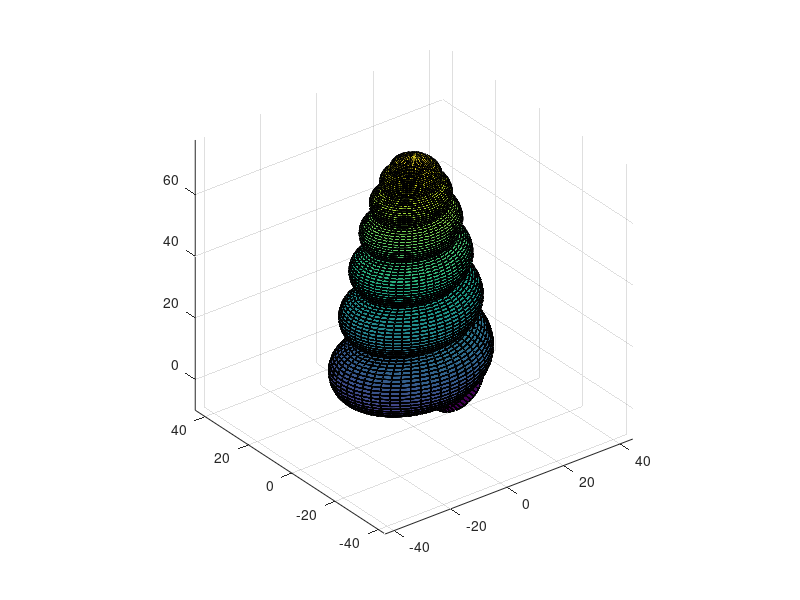

The MATLAB script that drew this image:
clc
clear
close all

% These parameters define the shape of the gastropod shell and can be
% tweaked to get different types of shell.

p = 20;                 % Pitch
r = 10;                 % Radius 1
s = 15;                 % Radius 2
l = 15;                 % Pictch reduction factor
m = 8;                  % Radius 2 reduction factor
n = 10;                 % Radius 1 reduction factor
                 

u = 0:0.02:m;
v = 0:0.02:n;


X = zeros(length(u),length(v));
Y = zeros(length(u),length(v));
Z = zeros(length(u),length(v));

for i = 1:length(u)
    for j = 1:length(v)
       X(i,j) = (s*(1-u(i)/m)+r*(1-u(i)/n)*cos(2*pi*v(j)))*cos(2*pi*u(i));
       Y(i,j) = (s*(1-u(i)/m)+r*(1-u(i)/n)*cos(2*pi*v(j)))*sin(2*pi*u(i));
       Z(i,j) = p*(1-u(i)/l)*u(i)+r*(1-u(i)/n)*sin(2*pi*v(j));
    end
end

surf(X,Y,Z);
axis equal;